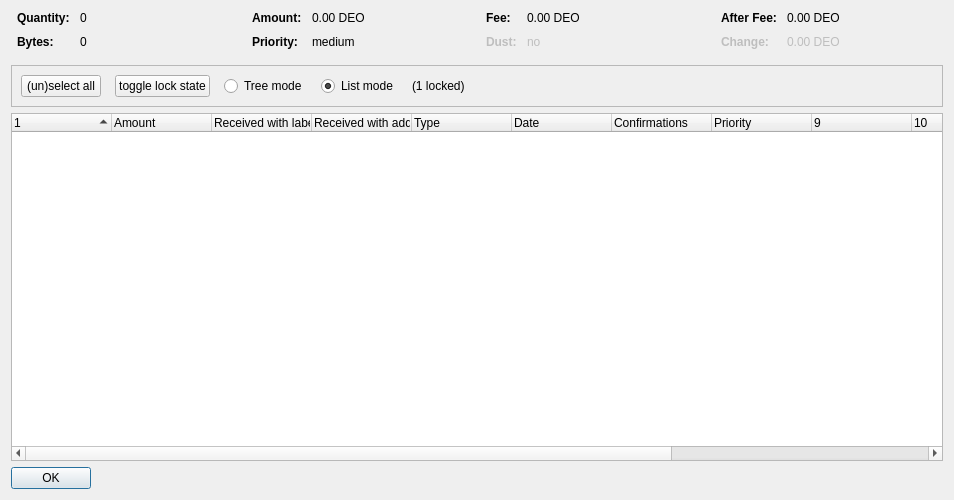
<?xml version="1.0" encoding="UTF-8"?>
<ui version="4.0">
 <class>CoinControlDialog</class>
 <widget class="QDialog" name="CoinControlDialog">
  <property name="geometry">
   <rect>
    <x>0</x>
    <y>0</y>
    <width>954</width>
    <height>500</height>
   </rect>
  </property>
  <property name="windowTitle">
   <string>Coin Selection</string>
  </property>
  <layout class="QVBoxLayout" name="verticalLayout">
   <item>
    <layout class="QHBoxLayout" name="horizontalLayoutTop" stretch="0,0,0,0">
     <property name="topMargin">
      <number>0</number>
     </property>
     <property name="bottomMargin">
      <number>10</number>
     </property>
     <item>
      <layout class="QFormLayout" name="formLayoutCoinControl1">
       <property name="horizontalSpacing">
        <number>10</number>
       </property>
       <property name="verticalSpacing">
        <number>10</number>
       </property>
       <property name="leftMargin">
        <number>6</number>
       </property>
       <property name="rightMargin">
        <number>6</number>
       </property>
       <item row="0" column="0">
        <widget class="QLabel" name="labelCoinControlQuantityText">
         <property name="font">
          <font>
           <weight>75</weight>
           <bold>true</bold>
          </font>
         </property>
         <property name="text">
          <string>Quantity:</string>
         </property>
        </widget>
       </item>
       <item row="0" column="1">
        <widget class="QLabel" name="labelCoinControlQuantity">
         <property name="cursor">
          <cursorShape>IBeamCursor</cursorShape>
         </property>
         <property name="contextMenuPolicy">
          <enum>Qt::ActionsContextMenu</enum>
         </property>
         <property name="text">
          <string notr="true">0</string>
         </property>
         <property name="textInteractionFlags">
          <set>Qt::LinksAccessibleByMouse|Qt::TextSelectableByKeyboard|Qt::TextSelectableByMouse</set>
         </property>
        </widget>
       </item>
       <item row="1" column="0">
        <widget class="QLabel" name="labelCoinControlBytesText">
         <property name="font">
          <font>
           <weight>75</weight>
           <bold>true</bold>
          </font>
         </property>
         <property name="text">
          <string>Bytes:</string>
         </property>
        </widget>
       </item>
       <item row="1" column="1">
        <widget class="QLabel" name="labelCoinControlBytes">
         <property name="cursor">
          <cursorShape>IBeamCursor</cursorShape>
         </property>
         <property name="contextMenuPolicy">
          <enum>Qt::ActionsContextMenu</enum>
         </property>
         <property name="text">
          <string notr="true">0</string>
         </property>
         <property name="textInteractionFlags">
          <set>Qt::LinksAccessibleByMouse|Qt::TextSelectableByKeyboard|Qt::TextSelectableByMouse</set>
         </property>
        </widget>
       </item>
      </layout>
     </item>
     <item>
      <layout class="QFormLayout" name="formLayoutCoinControl2">
       <property name="horizontalSpacing">
        <number>10</number>
       </property>
       <property name="verticalSpacing">
        <number>10</number>
       </property>
       <property name="leftMargin">
        <number>6</number>
       </property>
       <property name="rightMargin">
        <number>6</number>
       </property>
       <item row="0" column="0">
        <widget class="QLabel" name="labelCoinControlAmountText">
         <property name="font">
          <font>
           <weight>75</weight>
           <bold>true</bold>
          </font>
         </property>
         <property name="text">
          <string>Amount:</string>
         </property>
        </widget>
       </item>
       <item row="0" column="1">
        <widget class="QLabel" name="labelCoinControlAmount">
         <property name="cursor">
          <cursorShape>IBeamCursor</cursorShape>
         </property>
         <property name="contextMenuPolicy">
          <enum>Qt::ActionsContextMenu</enum>
         </property>
         <property name="text">
          <string notr="true">0.00 DEO</string>
         </property>
         <property name="textInteractionFlags">
          <set>Qt::LinksAccessibleByMouse|Qt::TextSelectableByKeyboard|Qt::TextSelectableByMouse</set>
         </property>
        </widget>
       </item>
       <item row="1" column="0">
        <widget class="QLabel" name="labelCoinControlPriorityText">
         <property name="font">
          <font>
           <weight>75</weight>
           <bold>true</bold>
          </font>
         </property>
         <property name="text">
          <string>Priority:</string>
         </property>
        </widget>
       </item>
       <item row="1" column="1">
        <widget class="QLabel" name="labelCoinControlPriority">
         <property name="cursor">
          <cursorShape>IBeamCursor</cursorShape>
         </property>
         <property name="contextMenuPolicy">
          <enum>Qt::ActionsContextMenu</enum>
         </property>
         <property name="text">
          <string>medium</string>
         </property>
         <property name="textInteractionFlags">
          <set>Qt::LinksAccessibleByMouse|Qt::TextSelectableByKeyboard|Qt::TextSelectableByMouse</set>
         </property>
        </widget>
       </item>
      </layout>
     </item>
     <item>
      <layout class="QFormLayout" name="formLayoutCoinControl3">
       <property name="horizontalSpacing">
        <number>10</number>
       </property>
       <property name="verticalSpacing">
        <number>10</number>
       </property>
       <property name="leftMargin">
        <number>6</number>
       </property>
       <property name="rightMargin">
        <number>6</number>
       </property>
       <item row="0" column="0">
        <widget class="QLabel" name="labelCoinControlFeeText">
         <property name="font">
          <font>
           <weight>75</weight>
           <bold>true</bold>
          </font>
         </property>
         <property name="text">
          <string>Fee:</string>
         </property>
        </widget>
       </item>
       <item row="0" column="1">
        <widget class="QLabel" name="labelCoinControlFee">
         <property name="cursor">
          <cursorShape>IBeamCursor</cursorShape>
         </property>
         <property name="contextMenuPolicy">
          <enum>Qt::ActionsContextMenu</enum>
         </property>
         <property name="text">
          <string notr="true">0.00 DEO</string>
         </property>
         <property name="textInteractionFlags">
          <set>Qt::LinksAccessibleByMouse|Qt::TextSelectableByKeyboard|Qt::TextSelectableByMouse</set>
         </property>
        </widget>
       </item>
       <item row="1" column="0">
        <widget class="QLabel" name="labelCoinControlLowOutputText">
         <property name="enabled">
          <bool>false</bool>
         </property>
         <property name="font">
          <font>
           <weight>75</weight>
           <bold>true</bold>
          </font>
         </property>
         <property name="text">
          <string>Dust:</string>
         </property>
        </widget>
       </item>
       <item row="1" column="1">
        <widget class="QLabel" name="labelCoinControlLowOutput">
         <property name="enabled">
          <bool>false</bool>
         </property>
         <property name="cursor">
          <cursorShape>IBeamCursor</cursorShape>
         </property>
         <property name="contextMenuPolicy">
          <enum>Qt::ActionsContextMenu</enum>
         </property>
         <property name="text">
          <string>no</string>
         </property>
         <property name="textInteractionFlags">
          <set>Qt::LinksAccessibleByMouse|Qt::TextSelectableByKeyboard|Qt::TextSelectableByMouse</set>
         </property>
        </widget>
       </item>
      </layout>
     </item>
     <item>
      <layout class="QFormLayout" name="formLayoutCoinControl4">
       <property name="horizontalSpacing">
        <number>10</number>
       </property>
       <property name="verticalSpacing">
        <number>10</number>
       </property>
       <property name="leftMargin">
        <number>6</number>
       </property>
       <property name="rightMargin">
        <number>6</number>
       </property>
       <item row="0" column="0">
        <widget class="QLabel" name="labelCoinControlAfterFeeText">
         <property name="font">
          <font>
           <weight>75</weight>
           <bold>true</bold>
          </font>
         </property>
         <property name="text">
          <string>After Fee:</string>
         </property>
        </widget>
       </item>
       <item row="0" column="1">
        <widget class="QLabel" name="labelCoinControlAfterFee">
         <property name="cursor">
          <cursorShape>IBeamCursor</cursorShape>
         </property>
         <property name="contextMenuPolicy">
          <enum>Qt::ActionsContextMenu</enum>
         </property>
         <property name="text">
          <string notr="true">0.00 DEO</string>
         </property>
         <property name="textInteractionFlags">
          <set>Qt::LinksAccessibleByMouse|Qt::TextSelectableByKeyboard|Qt::TextSelectableByMouse</set>
         </property>
        </widget>
       </item>
       <item row="1" column="0">
        <widget class="QLabel" name="labelCoinControlChangeText">
         <property name="enabled">
          <bool>false</bool>
         </property>
         <property name="font">
          <font>
           <weight>75</weight>
           <bold>true</bold>
          </font>
         </property>
         <property name="text">
          <string>Change:</string>
         </property>
        </widget>
       </item>
       <item row="1" column="1">
        <widget class="QLabel" name="labelCoinControlChange">
         <property name="enabled">
          <bool>false</bool>
         </property>
         <property name="cursor">
          <cursorShape>IBeamCursor</cursorShape>
         </property>
         <property name="contextMenuPolicy">
          <enum>Qt::ActionsContextMenu</enum>
         </property>
         <property name="text">
          <string notr="true">0.00 DEO</string>
         </property>
         <property name="textInteractionFlags">
          <set>Qt::LinksAccessibleByMouse|Qt::TextSelectableByKeyboard|Qt::TextSelectableByMouse</set>
         </property>
        </widget>
       </item>
      </layout>
     </item>
    </layout>
   </item>
   <item>
    <widget class="QFrame" name="frame">
     <property name="minimumSize">
      <size>
       <width>0</width>
       <height>40</height>
      </size>
     </property>
     <property name="frameShape">
      <enum>QFrame::StyledPanel</enum>
     </property>
     <property name="frameShadow">
      <enum>QFrame::Sunken</enum>
     </property>
     <layout class="QHBoxLayout" name="horizontalLayout">
      <item>
       <layout class="QHBoxLayout" name="horizontalLayoutPanel" stretch="0,0,0,0,0,0">
        <property name="spacing">
         <number>14</number>
        </property>
        <item>
         <widget class="QPushButton" name="pushButtonSelectAll">
          <property name="sizePolicy">
           <sizepolicy hsizetype="Maximum" vsizetype="Fixed">
            <horstretch>0</horstretch>
            <verstretch>0</verstretch>
           </sizepolicy>
          </property>
          <property name="text">
           <string>(un)select all</string>
          </property>
          <property name="autoDefault">
           <bool>false</bool>
          </property>
         </widget>
        </item>
        <item>
         <widget class="QPushButton" name="pushButtonToggleLock">
          <property name="sizePolicy">
           <sizepolicy hsizetype="Maximum" vsizetype="Fixed">
            <horstretch>0</horstretch>
            <verstretch>0</verstretch>
           </sizepolicy>
          </property>
          <property name="text">
           <string>toggle lock state</string>
          </property>
          <property name="autoDefault">
           <bool>false</bool>
          </property>
         </widget>
        </item>
        <item>
         <widget class="QRadioButton" name="radioTreeMode">
          <property name="sizePolicy">
           <sizepolicy hsizetype="Maximum" vsizetype="Fixed">
            <horstretch>0</horstretch>
            <verstretch>0</verstretch>
           </sizepolicy>
          </property>
          <property name="text">
           <string>Tree mode</string>
          </property>
         </widget>
        </item>
        <item>
         <widget class="QRadioButton" name="radioListMode">
          <property name="sizePolicy">
           <sizepolicy hsizetype="Maximum" vsizetype="Fixed">
            <horstretch>0</horstretch>
            <verstretch>0</verstretch>
           </sizepolicy>
          </property>
          <property name="text">
           <string>List mode</string>
          </property>
          <property name="checked">
           <bool>true</bool>
          </property>
         </widget>
        </item>
        <item>
         <widget class="QLabel" name="labelLocked">
          <property name="text">
           <string>(1 locked)</string>
          </property>
         </widget>
        </item>
        <item>
         <spacer name="horizontalSpacer">
          <property name="orientation">
           <enum>Qt::Horizontal</enum>
          </property>
          <property name="sizeHint" stdset="0">
           <size>
            <width>40</width>
            <height>20</height>
           </size>
          </property>
         </spacer>
        </item>
       </layout>
      </item>
     </layout>
    </widget>
   </item>
   <item>
    <widget class="CoinControlTreeWidget" name="treeWidget">
     <property name="contextMenuPolicy">
      <enum>Qt::CustomContextMenu</enum>
     </property>
     <property name="sortingEnabled">
      <bool>false</bool>
     </property>
     <property name="columnCount">
      <number>13</number>
     </property>
     <attribute name="headerShowSortIndicator" stdset="0">
      <bool>true</bool>
     </attribute>
     <attribute name="headerStretchLastSection">
      <bool>false</bool>
     </attribute>
     <column>
      <property name="text">
       <string/>
      </property>
     </column>
     <column>
      <property name="text">
       <string>Amount</string>
      </property>
     </column>
     <column>
      <property name="text">
       <string>Received with label</string>
      </property>
     </column>
     <column>
      <property name="text">
       <string>Received with address</string>
      </property>
     </column>
     <column>
      <property name="text">
	<string>Type</string>
      </property>
     </column>
     <column>
      <property name="text">	 
       <string>Date</string>
      </property>
     </column>
     <column>
      <property name="text">
       <string>Confirmations</string>
      </property>
      <property name="toolTip">
       <string>Confirmed</string>
      </property>
     </column>
     <column>
      <property name="text">
       <string>Priority</string>
      </property>
     </column>
     <column>
      <property name="text">
       <string/>
      </property>
     </column>
     <column>
      <property name="text">
       <string/>
      </property>
     </column>
     <column>
      <property name="text">
       <string/>
      </property>
     </column>
     <column>
      <property name="text">
       <string/>
      </property>
     </column>
     <column>
      <property name="text">
       <string/>
      </property>
     </column>
    </widget>
   </item>
   <item>
    <widget class="QDialogButtonBox" name="buttonBox">
     <property name="sizePolicy">
      <sizepolicy hsizetype="Maximum" vsizetype="Fixed">
       <horstretch>0</horstretch>
       <verstretch>0</verstretch>
      </sizepolicy>
     </property>
     <property name="orientation">
      <enum>Qt::Horizontal</enum>
     </property>
     <property name="standardButtons">
      <set>QDialogButtonBox::Ok</set>
     </property>
    </widget>
   </item>
  </layout>
 </widget>
 <customwidgets>
  <customwidget>
   <class>CoinControlTreeWidget</class>
   <extends>QTreeWidget</extends>
   <header>coincontroltreewidget.h</header>
  </customwidget>
 </customwidgets>
 <resources/>
 <connections/>
</ui>
